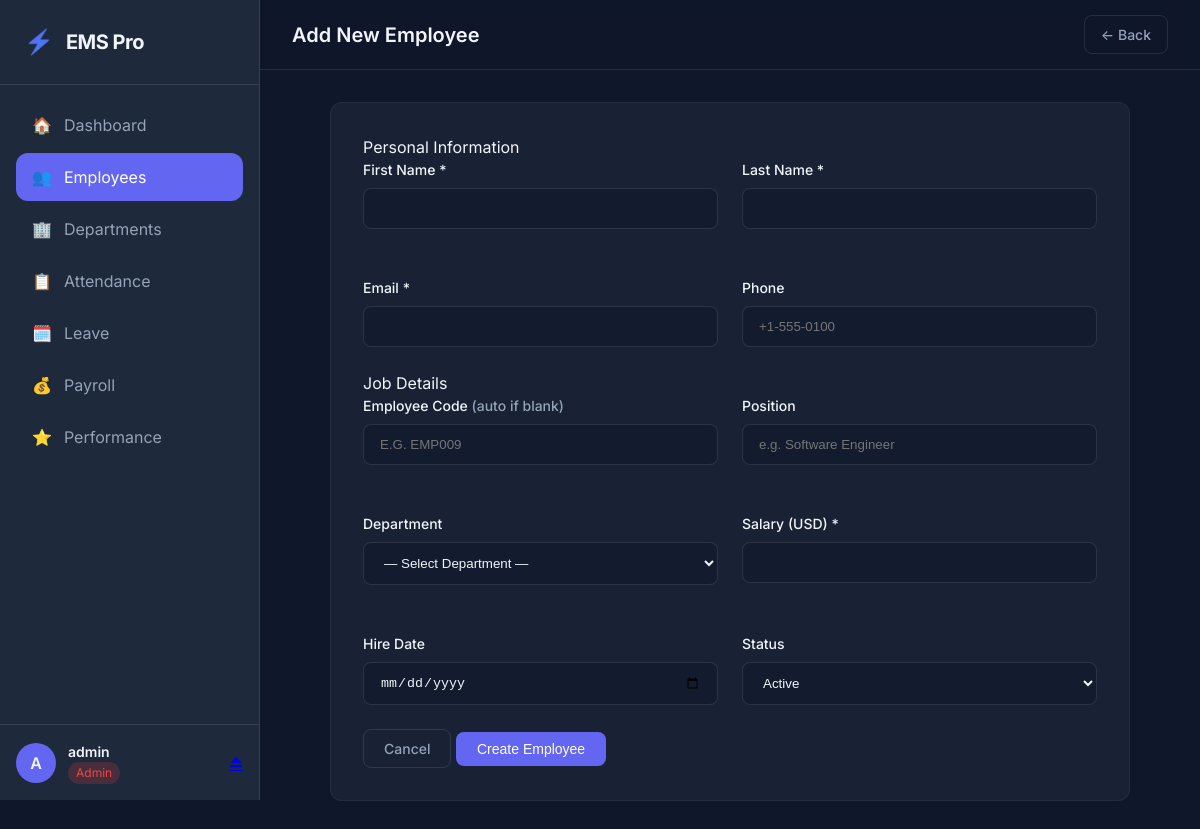
The app's page /employees/new (signed in) with its own data.
### app/models/models.py (models this page shows, shortened)
class User(UserMixin, db.Model):
    __tablename__ = "users"
    id            = db.Column(db.Integer, primary_key=True, autoincrement=True)
    username      = db.Column(db.String(50), unique=True, nullable=False)
    password_hash = db.Column(db.String(128), nullable=False)
    role          = db.Column(db.String(20), default=UserRole.EMPLOYEE.value)
    employee_id   = db.Column(db.Integer, db.ForeignKey("employees.id"), nullable=True)
    is_active     = db.Column(db.Boolean, default=True)
    last_login    = db.Column(db.DateTime, nullable=True)
    created_at    = db.Column(db.DateTime, default=datetime.utcnow)
    employee = db.relationship("Employee", back_populates="user")
    @property
    def is_admin(self) -> bool:
        return self.role == UserRole.ADMIN.value

### app/routes/employees.py (the view, shortened to what this page needs)
@employees_bp.route("/new", methods=["GET", "POST"])
@admin_required
def new_employee():
    departments = DepartmentService.get_all()
    return render_template("employees/form.html",
                           departments=departments, employee=None, mode="new")

### app/services/department_service.py (called while the page is built)
    @staticmethod
    def get_all() -> list[dict]:
        depts = Department.query.order_by(Department.name).all()
        return [DepartmentService._to_dict(d) for d in depts]

    @staticmethod
    def _to_dict(d: Department) -> dict:
        if d is None:
            return {}
        return {
            "id":          d.id,
            "name":        d.name,
            "description": d.description,
            "created_at":  str(d.created_at),
        }

### app/templates/employees/form.html (shortened to what this page needs)
{% extends "base.html" %}
{% set is_edit = mode == 'edit' %}
{% block page_title %}{{ 'Edit Employee' if is_edit else 'Add New Employee' }}{% endblock %}
{% block topbar_actions %}
  <a href="{{ url_for('employees.list_employees') }}" class="btn btn-ghost btn-sm">← Back</a>
{% endblock %}
{% block content %}
<div class="form-card">
  <form method="POST" class="emp-form" id="empForm" novalidate>
    <div class="form-section-title">Personal Information</div>
    <div class="form-grid-2">
      <div class="form-group">
        <label for="first_name" class="form-label">First Name <span class="req">*</span></label>
        <input type="text" id="first_name" name="first_name" class="form-input"
               value="{{ employee.first_name if employee else '' }}" required/>
      </div>
      <div class="form-group">
        <label for="last_name" class="form-label">Last Name <span class="req">*</span></label>
        <input type="text" id="last_name" name="last_name" class="form-input"
               value="{{ employee.last_name if employee else '' }}" required/>
      </div>
      <div class="form-group">
        <label for="email" class="form-label">Email <span class="req">*</span></label>
        <input type="email" id="email" name="email" class="form-input"
               value="{{ employee.email if employee else '' }}" required/>
      </div>
      <div class="form-group">
        <label for="phone" class="form-label">Phone</label>
        <input type="tel" id="phone" name="phone" class="form-input"
               value="{{ employee.phone if employee else '' }}" placeholder="+1-555-0100"/>
      </div>
    </div>
    <div class="form-section-title">Job Details</div>
    <div class="form-grid-2">
      {% if not is_edit %}
      <div class="form-group">
        <label for="emp_code" class="form-label">Employee Code <span class="muted">(auto if blank)</span></label>
        <input type="text" id="emp_code" name="emp_code" class="form-input"
               placeholder="e.g. EMP009" style="text-transform:uppercase"/>
      </div>
      {% endif %}
      <div class="form-group">
        <label for="position" class="form-label">Position</label>
        <input type="text" id="position" name="position" class="form-input"
               value="{{ employee.position if employee else '' }}" placeholder="e.g. Software Engineer"/>
      </div>
      <div class="form-group">
        <label for="department_id" class="form-label">Department</label>
        <select id="department_id" name="department_id" class="form-select">
          <option value="">— Select Department —</option>
        </select>
      </div>
      <div class="form-group">
        <label for="salary" class="form-label">Salary (USD) <span class="req">*</span></label>
        <input type="number" id="salary" name="salary" class="form-input" min="0" step="0.01"
               value="{{ employee.salary if employee else '' }}" required/>
      </div>
      <div class="form-group">
        <label for="hire_date" class="form-label">Hire Date</label>
        <input type="date" id="hire_date" name="hire_date" class="form-input"
               value="{{ employee.hire_date if employee else '' }}"/>
      </div>
      <div class="form-group">
        <label for="status" class="form-label">Status</label>
        <select id="status" name="status" class="form-select">
          <option value="active"     {% if employee and employee.status=='active'     %}selected{% endif %}>Active</option>
        </select>
      </div>
    </div>
    <div class="form-actions">
      <a href="{{ url_for('employees.list_employees') }}" class="btn btn-ghost">Cancel</a>
      <button type="submit" class="btn btn-primary" id="submitBtn">
        {{ 'Update Employee' if is_edit else 'Create Employee' }}
      </button>
    </div>
  </form>
</div>
{% endblock %}

### app/templates/base.html (shortened to what this page needs)
<!DOCTYPE html>
<html lang="en">
<head>
  <link rel="stylesheet" href="{{ url_for('static', filename='css/main.css') }}"/>
</head>
<body class="{% if not current_user.is_authenticated %}auth-page{% endif %}">
{% if current_user.is_authenticated %}
<aside class="sidebar" id="sidebar">
  <div class="sidebar-brand">
    <div class="brand-icon">⚡</div>
    <span class="brand-text">EMS Pro</span>
  </div>
  <nav class="sidebar-nav">
    <a href="{{ url_for('dashboard.index') }}"
       class="nav-item {% if request.endpoint == 'dashboard.index' %}active{% endif %}">
      <span class="nav-icon">🏠</span><span class="nav-label">Dashboard</span>
    </a>
    <a href="{{ url_for('employees.list_employees') }}"
       class="nav-item {% if 'employees' in request.endpoint %}active{% endif %}">
      <span class="nav-icon">👥</span><span class="nav-label">Employees</span>
    </a>
    {% if current_user.is_admin %}
    <a href="{{ url_for('departments.list_departments') }}"
       class="nav-item {% if 'departments' in request.endpoint %}active{% endif %}">
      <span class="nav-icon">🏢</span><span class="nav-label">Departments</span>
    </a>
    {% endif %}
    <a href="{{ url_for('attendance.list_attendance') }}"
       class="nav-item {% if 'attendance' in request.endpoint %}active{% endif %}">
      <span class="nav-icon">📋</span><span class="nav-label">Attendance</span>
    </a>
    <a href="{{ url_for('leave.list_leave') }}"
       class="nav-item {% if 'leave' in request.endpoint %}active{% endif %}">
      <span class="nav-icon">🗓️</span><span class="nav-label">Leave</span>
    </a>
    <a href="{{ url_for('payroll.list_payroll') }}"
       class="nav-item {% if 'payroll' in request.endpoint %}active{% endif %}">
      <span class="nav-icon">💰</span><span class="nav-label">Payroll</span>
    </a>
    <a href="{{ url_for('performance.list_performance') }}"
       class="nav-item {% if 'performance' in request.endpoint %}active{% endif %}">
      <span class="nav-icon">⭐</span><span class="nav-label">Performance</span>
    </a>
  </nav>
  <div class="sidebar-footer">
    <div class="user-info">
      <div class="user-avatar">{{ current_user.username[0].upper() }}</div>
      <div class="user-details">
        <span class="user-name">{{ current_user.username }}</span>
        <span class="user-role badge-{{ 'admin' if current_user.is_admin else 'emp' }}">
          {{ current_user.role | capitalize }}
        </span>
      </div>
    </div>
    <a href="{{ url_for('auth.logout') }}" class="logout-btn" title="Logout">⏏</a>
  </div>
</aside>
<div class="main-wrapper">
  <header class="topbar">
    <div class="topbar-title">{% block page_title %}{% endblock %}</div>
    <div class="topbar-actions">{% block topbar_actions %}{% endblock %}</div>
  </header>
  <main class="content">
    {% block content %}{% endblock %}
  </main>
</div>
{% else %}
  {% block auth_content %}{% endblock %}
{% endif %}
</body>
</html>

### app/static/css/main.css (style rules this page uses)
:root { --primary: #6366f1; --primary-hover: #4f46e5; --secondary: #64748b; --success: #10b981; --warning: #f59e0b; --danger: #ef4444; --info: #3b82f6; --bg-main: #0f172a; --bg-card: rgba(30, 41, 59, 0.7); --bg-sidebar: #1e293b; --bg-topbar: rgba(15, 23, 42, 0.8); --text-main: #f1f5f9; --text-muted: #94a3b8; --text-on-primary: #ffffff; --border-color: rgba(255, 255, 255, 0.1); --border-glass: rgba(255, 255, 255, 0.05); --sidebar-width: 260px; --topbar-height: 70px; --border-radius: 12px; --transition: all 0.3s cubic-bezier(0.4, 0, 0.2, 1); --shadow: 0 10px 15px -3px rgba(0, 0, 0, 0.1), 0 4px 6px -2px rgba(0, 0, 0, 0.05); --shadow-lg: 0 20px 25px -5px rgba(0, 0, 0, 0.1), 0 10px 10px -5px rgba(0, 0, 0, 0.04); }
* { margin: 0; padding: 0; box-sizing: border-box; }
body { font-family: 'Inter', -apple-system, sans-serif; background-color: var(--bg-main); color: var(--text-main); line-height: 1.5; overflow-x: hidden; }
.main-wrapper { margin-left: var(--sidebar-width); min-height: 100vh; transition: var(--transition); display: flex; flex-direction: column; }
.content { padding: 2rem; flex: 1; }
.sidebar { position: fixed; top: 0; left: 0; width: var(--sidebar-width); height: 100vh; background-color: var(--bg-sidebar); border-right: 1px solid var(--border-color); display: flex; flex-direction: column; z-index: 1000; transition: var(--transition); }
.sidebar-brand { padding: 1.5rem; display: flex; align-items: center; gap: 0.75rem; border-bottom: 1px solid var(--border-color); }
.brand-icon { font-size: 1.5rem; background: linear-gradient(135deg, var(--primary), var(--info)); -webkit-background-clip: text; -webkit-text-fill-color: transparent; }
.brand-text { font-weight: 700; font-size: 1.25rem; letter-spacing: -0.025em; }
.sidebar-nav { flex: 1; padding: 1rem; overflow-y: auto; }
.nav-item { display: flex; align-items: center; gap: 0.75rem; padding: 0.75rem 1rem; color: var(--text-muted); text-decoration: none; border-radius: var(--border-radius); margin-bottom: 0.25rem; transition: var(--transition); }
.nav-item:hover, .nav-item.active { background-color: rgba(99, 102, 241, 0.1); color: var(--primary); }
.nav-item.active { background-color: var(--primary); color: var(--text-on-primary); }
.sidebar-footer { padding: 1rem; border-top: 1px solid var(--border-color); display: flex; align-items: center; justify-content: space-between; }
.user-info { display: flex; align-items: center; gap: 0.75rem; }
.user-avatar { width: 40px; height: 40px; background-color: var(--primary); border-radius: 50%; display: flex; align-items: center; justify-content: center; font-weight: 600; }
.user-details { display: flex; flex-direction: column; }
.user-name { font-size: 0.875rem; font-weight: 600; }
.user-role { font-size: 0.75rem; padding: 2px 8px; border-radius: 20px; }
.badge-admin { background-color: rgba(239, 68, 68, 0.2); color: var(--danger); }
.topbar { height: var(--topbar-height); background-color: var(--bg-topbar); backdrop-filter: blur(10px); border-bottom: 1px solid var(--border-color); display: flex; align-items: center; justify-content: space-between; padding: 0 2rem; position: sticky; top: 0; z-index: 900; }
.topbar-title { font-size: 1.25rem; font-weight: 600; }
.btn { display: inline-flex; align-items: center; justify-content: center; gap: 0.5rem; padding: 0.5rem 1.25rem; border-radius: 8px; font-weight: 500; cursor: pointer; transition: var(--transition); border: 1px solid transparent; text-decoration: none; font-size: 0.875rem; }
.btn-primary { background-color: var(--primary); color: white; }
.btn-ghost { background: transparent; color: var(--text-muted); border-color: var(--border-color); }
.btn-sm { padding: 8px 16px; }
.form-card { max-width: 800px; margin: 0 auto; background: var(--bg-card); padding: 2rem; border-radius: var(--border-radius); border: 1px solid var(--border-glass); }
.form-group { margin-bottom: 1.5rem; }
.form-label { display: block; font-size: 0.875rem; font-weight: 500; margin-bottom: 0.5rem; }
.form-input, .form-select { width: 100%; padding: 0.75rem 1rem; background-color: rgba(15, 23, 42, 0.5); border: 1px solid var(--border-color); border-radius: 8px; color: var(--text-main); transition: var(--transition); }
.form-grid-2 { display: grid; grid-template-columns: 1fr 1fr; gap: 1.5rem; }
.muted { color: var(--text-muted); }

### records on screen
User: username "A", username "admin", role "Admin"

### other values on screen
{{ 'Edit Employee' if is_edit else 'Add New Employee' }} "Add New Employee"
{{ 'Update Employee' if is_edit else 'Create Employee' }} "Create Employee"
